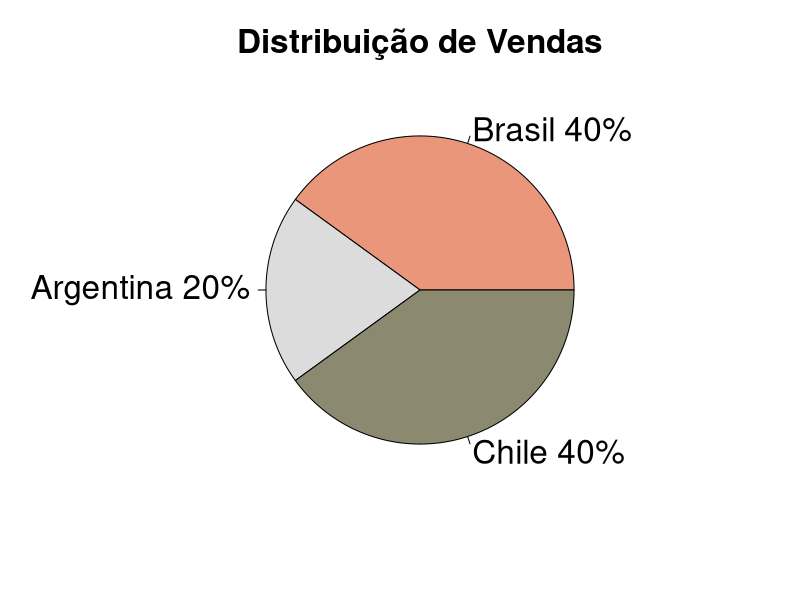
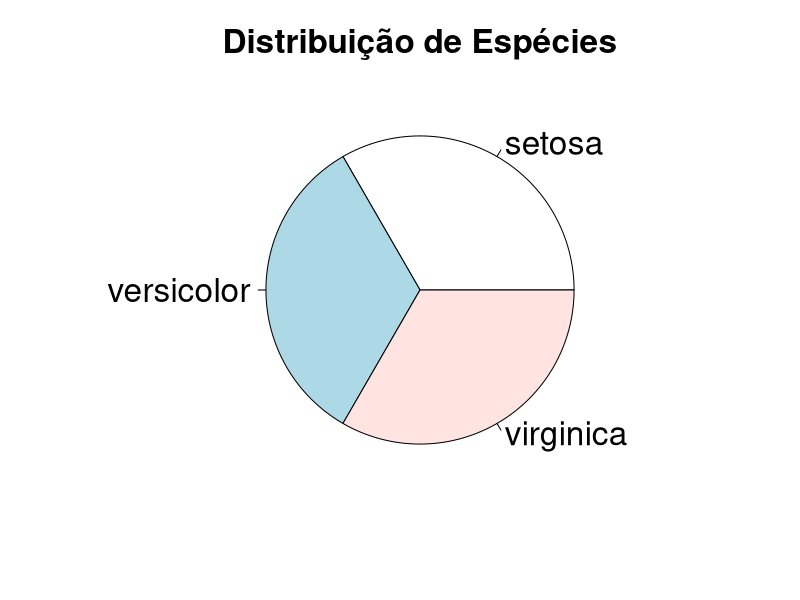
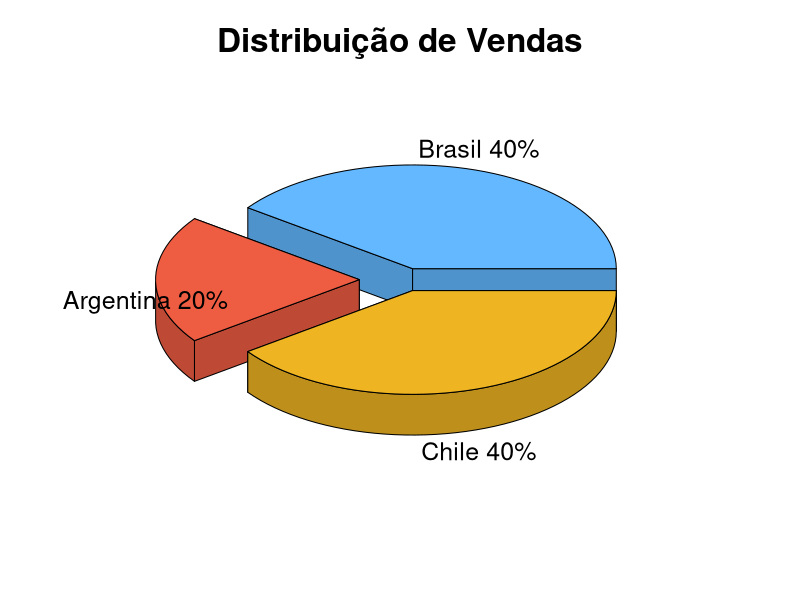

These charts were generated, in order, by the following R code:
username_dir = Sys.getenv("USERNAME")
setwd(paste("C:/Users/", username_dir, "/DSA-Data-Science/Big Data Analytics com R e Microsoft Azure Machine Learning/Cap04", sep = ""))
getwd()
windows(width = 15, height = 10)

# Criando fatias
fatias = c(40, 20, 40)

# Nomeando as fatias
paises = c("Brasil", "Argentina", "Chile")

# Unindo países e fatias
paises = paste(paises, fatias)
paises

# Incluindo mais detalhes no label
paises = paste(paises, "%", sep = "")
paises

# Construindo um gráfico
pie(fatias, labels = paises, main = "Distribuição de Vendas", cex = 2, cex.main = 2,
    col = c("darksalmon", "gainsboro", "lemonchiffon4"))

# Construindo um gráfico a partir de um dataframe
attach(iris)
Values = table(Species)
labels = paste(names(Values))
pie(Values, labels = labels, main = "Distribuição de Espécies", cex = 2, cex.main = 2)

# Construindo um gráfico de pizza 3D
library(plotrix)
?pie3D
pie3D(fatias, labels = paises, main = "Distribuição de Vendas",
    cex = 2, cex.main = 2, explode = 0.2, theta = 0.8,
    col = c("steelblue1", "tomato2", "goldenrod2"))